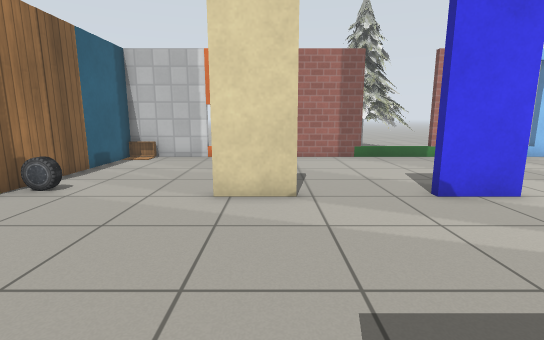
View 1 (above)

18 first-person views from a walk through a world built for the Gazebo simulator. The camera is 0.94 m above the floor, tilts 10° down and sees 85° across. The lines on the ground mark 1 m squares. The floor is counted in squares, 0.5 m on a side. Each view is taken from the middle of a square. On the plan, view 1 faces up. The plan holds only what a view shows up to about 16 squares ahead; the rest is blank. The place goes on beyond the plan. Robots are left out. Gazebo's built-in surfaces are drawn with simple patterns. Some surface patterns are stand-ins.

View 2
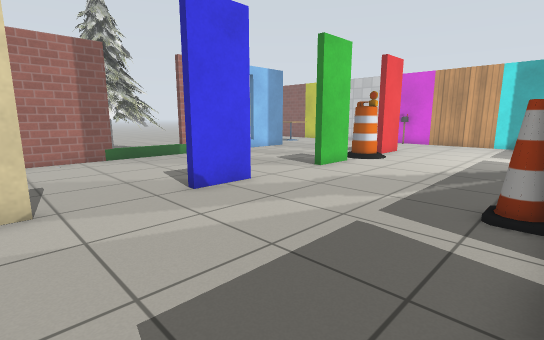

View 3
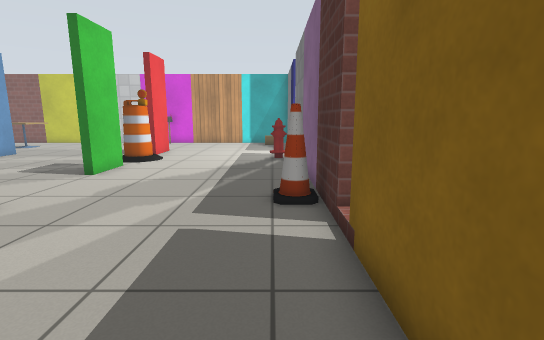

View 4
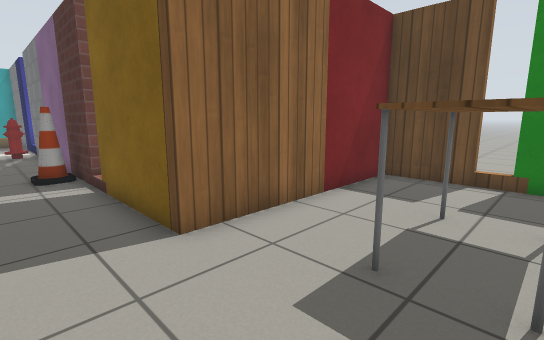

View 5
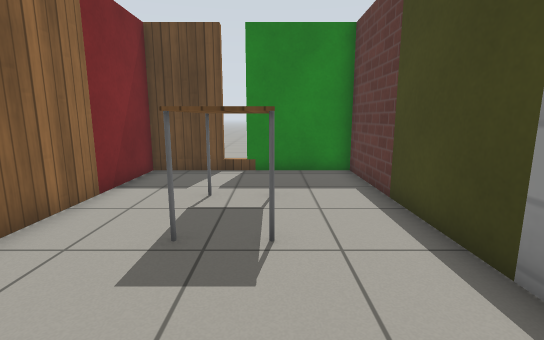

View 6
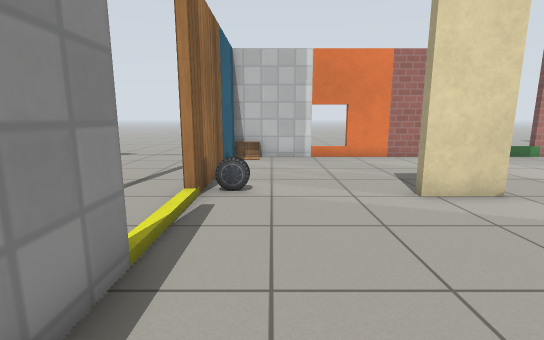

View 7
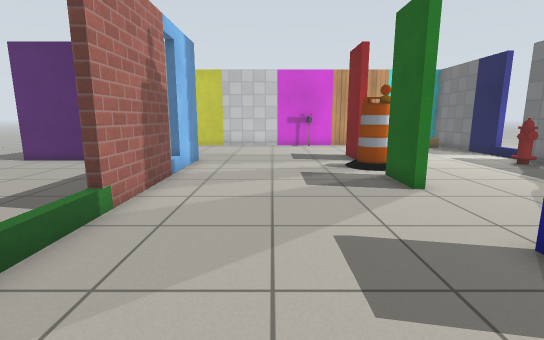

View 8
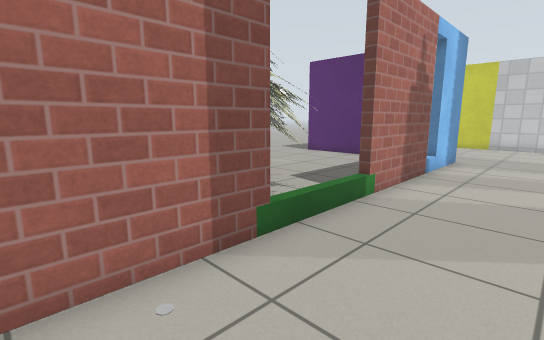

View 9
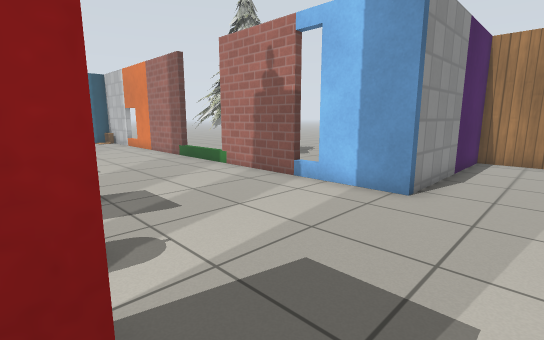

View 10
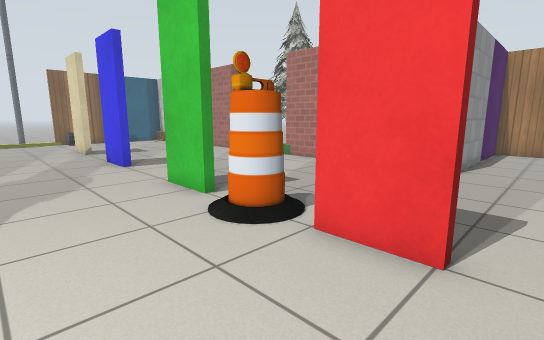

View 11
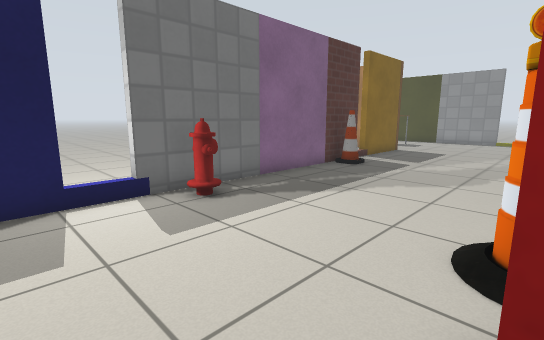

View 12
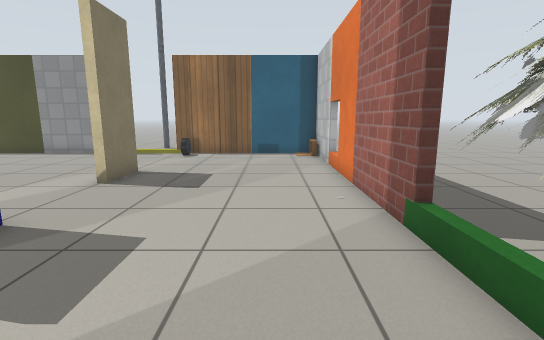

View 13
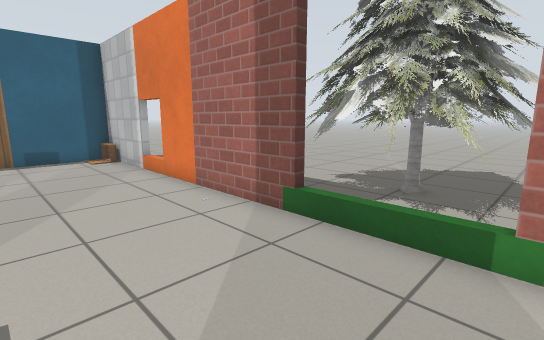

View 14
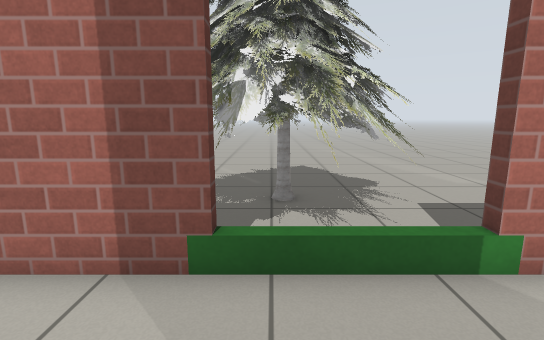

View 15
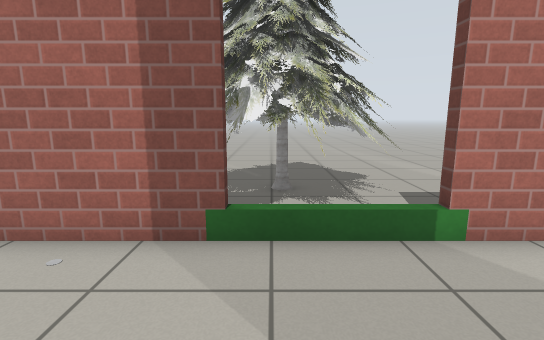

View 16
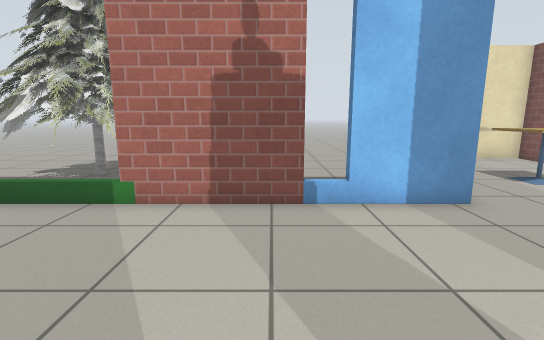

View 17
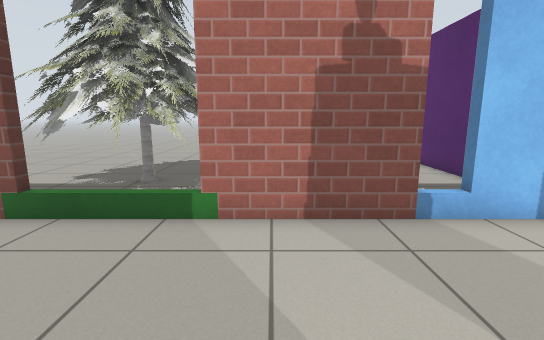

View 18
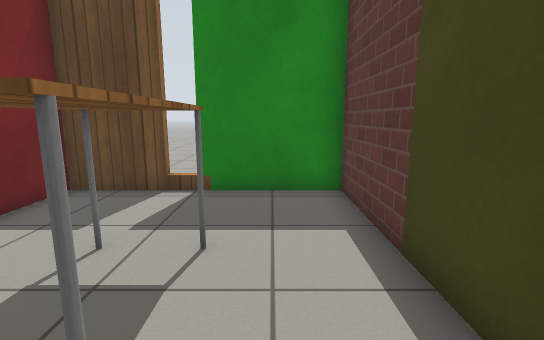

### Floor plan
Points are (right, up) in squares from view 1. A wall is a line through its corners. A room is listed if a view was taken in it or the views show most of it. See-through windows are left out.
Room 1 (views 1, 2, 3, 4, 5, 6, 7, 8, 9, 10, 11, 12, 13, 14, 15, 16, 17, 18)
walls: (6, 6.9) (3.9, 6.9); (0.6, 6.9) (-1.5, 6.9); (9.6, 7.2) (11.7, 7.2); (5.1, -0.2) (6.6, -0.2); (-1.5, 7.2) (0.6, 7.2); (7.6, -0.2) (18.5, -0.2); (11.8, 6.9) (9.6, 6.9); (15, 7.2) (17.1, 7.2); (-6.8, 4.5) (-6.8, -7.6) (0.3, -7.6) (0.3, -0.2) (4.5, -0.2); (17.1, 6.9) (15, 6.9); (17.5, 21.7) (15.4, 21.7) (15.4, 14.3) (-6.8, 14.3) (-6.8, 6.5)
ways out: gap at (-2.5, -8); gap at (4.5, 0); gap at (17, 0)
objects: car (-6, 7) to (-6, 8); other object (-6, 14); table (-4, -4) to (-2, -1); cone (7, 0) to (7, 1); barrel (13, 7) to (14, 8); fire hydrant (14, 1); cafe table (18, 16) to (18, 18)
Room 2 (no view inside)
walls: (7.7, 14.3) (7.7, 14.8)

Positions as (right, up) in squares from view 1, and headings:
1: (0, 0), facing up
2: (0, 0), facing up-right
3: (0, 1), facing right
4: (-4, 2), facing down-right
5: (-4, 3), facing down
6: (-5, 0), facing up
7: (2, 11), facing right
8: (1, 11), facing up-right
9: (18, 7), facing up-left
10: (18, 3), facing up-left
11: (18, 7), facing down-left
12: (9, 12), facing left
13: (8, 10), facing up-left
14: (5, 11), facing up
15: (5, 10), facing up
16: (11, 8), facing up
17: (9, 9), facing up
18: (-5, 0), facing down
